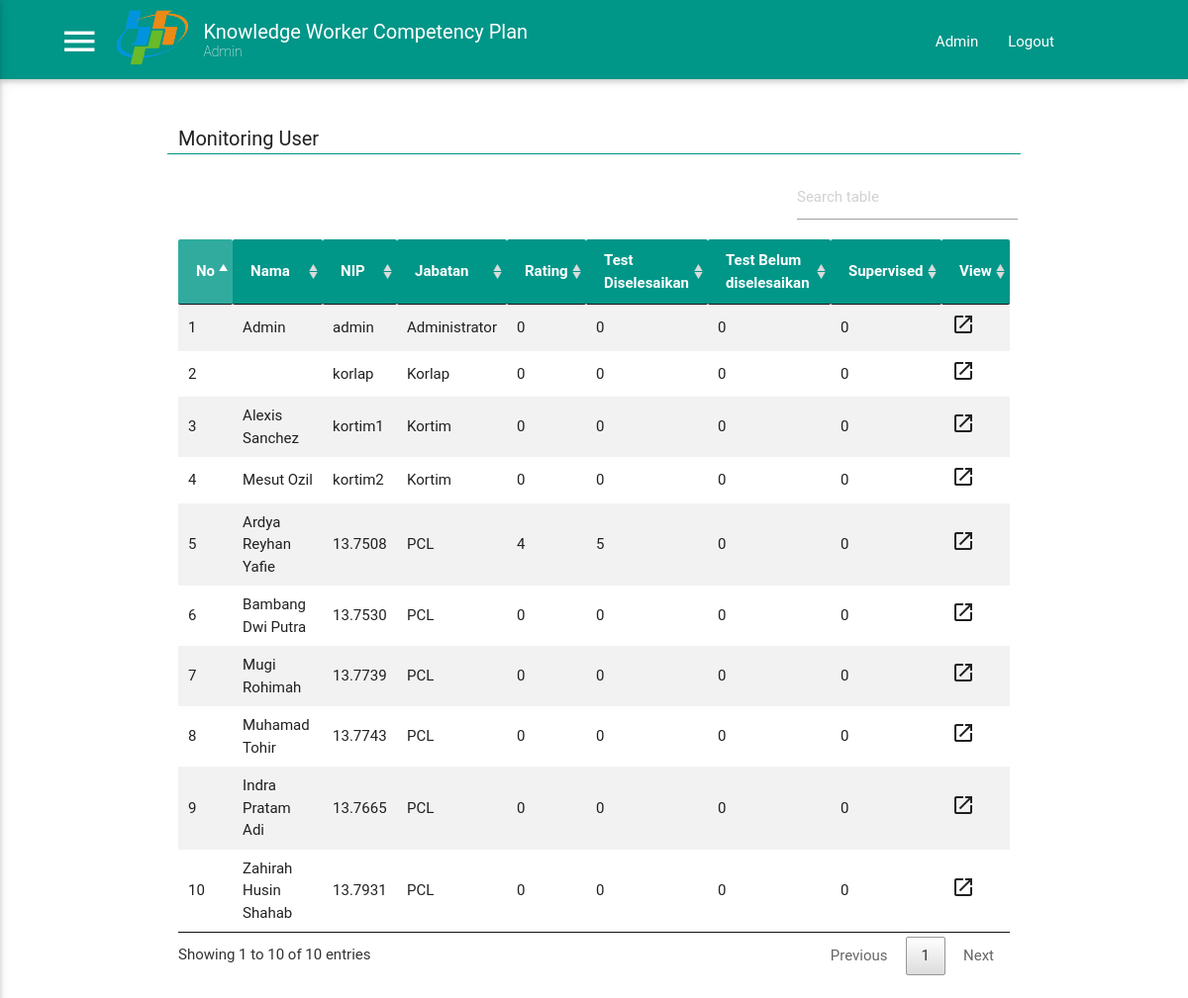
The page /monitor.php (signed in) on the database its author committed.
### tables this page shows
CREATE TABLE `user` (
  `id` int(11) NOT NULL AUTO_INCREMENT,
  `nip` text NOT NULL,
  `nama` text NOT NULL,
  `idjabatan` int(11) NOT NULL,
  `idbos` int(11) NOT NULL,
  `iduserbos` int(11) NOT NULL,
  `timecreate` timestamp NOT NULL DEFAULT CURRENT_TIMESTAMP,
  `email` varchar(50) NOT NULL,
  `password` varchar(20) NOT NULL,
  `image` varchar(50) NOT NULL DEFAULT 'default.png',
  PRIMARY KEY (`id`)
);

CREATE TABLE `jabatan` (
  `id` int(11) NOT NULL AUTO_INCREMENT,
  `label` text NOT NULL,
  `idjabatanbos` int(11) DEFAULT NULL,
  PRIMARY KEY (`id`)
);

### monitor.php (the view, shortened to what this page needs)
<!DOCTYPE html>
<html>
  <head>
    <link type="text/css" rel="stylesheet" href="assets/css/materialize.css"  media="screen,projection"/>
    <link type="text/css" rel="stylesheet" href="assets/css/custom.css"  media="screen,projection"/>
    <link rel="stylesheet" type="text/css" href="assets/css/datatable.css">
  </head>
  <body>
    <?php include "view/essential.php";?>
    <div id="content" class="container">
      <div class="row content-title">
        <div class="col s12 m6" style="margin-top:25px">
          <span>Monitoring User</span>
        </div>
      </div>
      <table class="bordered striped">
        <thead>
          <tr>
              <th data-field="id">No</th>
              <th data-field="name">Nama</th>
              <th data-field="nip">NIP</th>
              <th data-field="jabatan">Jabatan</th>
              <th>Rating</th>
              <th data-field="rating">Test Diselesaikan</th>
              <th data-field="jumlah">Test Belum diselesaikan</th>
              <th data-field="action">Supervised</th>
              <th>View</th>
          </tr>
        </thead>
        <tbody>
          <?php
            include_once './controller/connection.php';
            $query = "SELECT DISTINCT u.id, u.nama, u.nip, j.label, (select count(DISTINCT idtest) from nilai where idtest in (select id FROM test) and iduser = u.id) as testdone, (select count(DISTINCT idtest) from nilai where idtest not in (select id FROM test) and iduser = u.id) as testundone,  (SELECT COUNT(id) from nilai WHERE idtest = 0 AND iduser = u.id ) as supervised FROM user u, jabatan j WHERE u.idjabatan = j.id";
            $stmt = $connpdo->query($query);
            $result = $stmt->fetchAll(PDO::FETCH_ASSOC);
            if($result){
              foreach ($result as $key => $row) {
                $key++;
                $rating = getRating($row['id'], $conn);
                echo "
                  <tr>
                    <td>$key</td>
                    <td>".$row['nama']."</td>
                    <td>".$row['nip']."</td>
                    <td>".$row['label']."</td>
                    <td>".$rating."</td>
                    <td>".$row['testdone']."</td>
                    <td>".$row['testundone']."</td>
                    <td>".$row['supervised']."</td>
                    <td><i class='material-icons view-profile' iduser='".$row['id']."'>open_in_new</i></td>
                  </tr>
                ";
              }
            }else{
              echo "No data here";
            }
            function getRating($iduser, $conn){
              $stmt = $conn->query("SELECT id FROM dimensi");
              $result = $stmt->fetchAll();
              $jumlahdimensi = count($result);
              $totalnilai = 0;
              foreach ($result as $key => $dimensi) {
                $iddimensi = $dimensi['id'];
                $stmt = $conn->query("SELECT (SUM(nilai)/COUNT(nilai)) as nilaiperdimensi FROM nilai WHERE iddimensi = $iddimensi AND iduser = $iduser");
                $result = $stmt->fetchAll();
                $totalnilai += $result[0]['nilaiperdimensi'];
              }
              if ($jumlahdimensi == 0) $rating = 0;
              else {
                 $rating = $totalnilai / $jumlahdimensi;
                 $rating =($rating / 100)*5;
              }
              return round($rating, 1);
            }
          ?>
        </tbody>
      </table>
      <br>
    </div>
  </body>
</html>

### view/essential.php (shortened to what this page needs)
<?php
	include "controller/DBConnect.php";
	$sql = 'SELECT * FROM user WHERE nip = "'.$_SESSION['nip'].'";';
	$retval = mysqli_query($conn, $sql);
	$row = mysqli_fetch_array($retval, MYSQLI_ASSOC);
	$status = "";
	if ($row['idjabatan'] > 1) {
		$status = "User";
		$msg = '<ul id="slide-out" class="side-nav">
					<li>
						<div class="userView">
							<img class="background" src="assets/images/office.jpg"/>
							<a href="#!user"><img class="circle" src="assets/images/profile/'.$row['image'].'"></a>
							<a href="#!name"><span class="white-text name">'.$row['nama'].'</span></a>
							<a href="#!email"><span class="white-text email">'.$row['email'].'</span></a>
						</div>
					</li>
					<li>
						<a class="subheader">Main Menu</a>
					</li>
					<li><a href="profile.php"><i class="material-icons">perm_identity</i>Profile</a></li>
					<li><div class="divider"></div></li>
					<li><a href="tesmenejemen.php"><i class="material-icons">assignment</i>Kerjakan Soal</a></li>
					<li><div class="divider"></div></li>
					<li><a href="evaluasi.php"><i class="material-icons">assignment_ind</i>Evaluasi Anggota</a></li>
					<li><div class="divider"></div></li>
					<li><a class="subheader">Addition Menu</a></li>
					<li><a href="help.php"><i class="material-icons">live_help</i>Help</a></li>
				</ul>';
	}
	else {
		$status = "Admin";
		$msg = '<ul id="slide-out" class="side-nav">
					<li>
						<div class="userView">
							<img class="background" src="assets/images/office.jpg"/>
							<a href="#!user"><img class="circle" src="assets/images/profile/'.$row['image'].'"></a>
							<a href="#!name"><span class="white-text name">'.$row['nama'].'</span></a>
							<a href="#!email"><span class="white-text email">'.$row['email'].'</span></a>
						</div>
					</li>
					<li>
						<a class="subheader">Main Menu</a>
					</li>
					<li><a href="monitor.php"><i class="material-icons">airplay</i>Monitoring</a></li>
					<li><div class="divider"></div></li>
					<li><a href="daftar-dimensi.php"><i class="material-icons">mode_edit</i>Dimensi Editor</a></li>
					<li><div class="divider"></div></li>
					<li>
						<ul class="collapsible collapsible-according" style="padding-left:15px">
							<li>
								<a class="collapsible collapsible-header"><i class="material-icons">playlist_add</i>Test Managemet</a>
								<div class="collapsible-body">
									<ul style="padding-left:40px">
										<li><a href="buatsoal.php">Buat Tes</a></li>
										<li><a href="monitoring_tes.php">Monitoring Tes</a></li>
										<li><a href="monitoring_nilai.php">Monitoring Nilai</a></li>
									</ul>
								</div>
							</li>
						</ul>
					</li>
					<li><div class="divider"></div></li>
					<li>
						<ul class="collapsible collapsible-according" style="padding-left:15px">
							<li>
								<a class="collapsible collapsible-header"><i class="material-icons">perm_identity</i>User Managemet</a>
								<div class="collapsible-body">
									<ul style="padding-left:40px">
										<li><a href="daftar-user.php">Daftar User</a></li>
										<li><a href="jabatan-management.php">Jabatan Management</a></li>
										<li><a href="register-user.php">Register User</a></li>
									</ul>
								</div>
							</li>
						</ul>
					</li>
					<li><div class="divider"></div></li>
					<li><a class="subheader">Addition Menu</a></li>
					<li><a href="help.php"><i class="material-icons">live_help</i>Help</a></li>
				</ul>';
	}
	echo '<nav class="teal">
			<div class="nav-wrapper head-container">
				<a href="#" class="brand-logo">
					<a href="#" data-activates="slide-out" class="button-collapse show-on-large"><i class="material-icons">menu</i></a>
					<a href="/"><img id="logo-main" src="assets/images/logo-bps.png"></a>
					<a id="title" >Knowledge Worker Competency Plan</a>
					<a id="sub-title">'.$status.'</a>
				</a>
				<ul id="nav-mobile" class="right hide-on-med-and-down">
					<li><a href="profile.php">'.$row['nama'].'</a></li>
					<li><a href="controller/logout.php">Logout</a></li>
				</ul>
			</div>
		</nav>'.$msg;
?>

### assets/css/custom.css (style rules this page uses)
@media only screen and (min-width: 993px) { .head-container { width: 85%; margin-right: 10%; margin-left: 5%; } }
nav { height: 80px; padding-top: 10px; }
#logo-main, .brand-logo { max-height: 75px; margin-left: 15px; max-width: 75px; margin-right: 15px; }
#title { font-size: 20px; position: absolute; margin-top: -10px; }
#sub-title { font-size: 14px; position: absolute; top: 10px; font-weight: 200; }
.content-title { margin-top: 20px; border-bottom: solid #009688 1px; }
.content-title > div > span { font-size: 20px; }
.view-profile { cursor: pointer; }

### assets/css/datatable.css (style rules this page uses)
table.dataTable { width:100%; margin:0 auto; clear:both; border-collapse:separate; border-spacing:0 }
table.dataTable thead th,table.dataTable tfoot th { font-weight:bold; color:white }
table.dataTable thead th,table.dataTable thead td { padding:10px 18px; border-bottom:1px solid #111; background-color:#009688 }
table.dataTable thead .sorting,table.dataTable thead .sorting_asc,table.dataTable thead .sorting_desc { cursor:pointer; *cursor:hand }
table.dataTable thead .sorting,table.dataTable thead .sorting_asc,table.dataTable thead .sorting_desc,table.dataTable thead .sorting_asc_disabled,table.dataTable thead .sorting_desc_disabled { background-repeat:no-repeat; background-position:center right }
table.dataTable thead .sorting { background-image:url("../images/sort_both.png"); }
table.dataTable thead .sorting_asc { background-image:url("../images/sort_asc.png"); background-color:#32ab9f }
table.dataTable tbody tr { background-color:#ffffff }
table.dataTable tbody th,table.dataTable tbody td { padding:8px 10px }
table.dataTable.no-footer { border-bottom:1px solid #111 }
table.dataTable,table.dataTable th,table.dataTable td { -webkit-box-sizing:content-box; box-sizing:content-box }

### rows shown on the page
user: idjabatan "Admin", nama "Admin", nip "admin", idjabatan.label "Administrator", rating "0", testdone "0", testundone "0", supervised "0"
user: nip "korlap", idjabatan.label "Korlap", rating "0", testdone "0", testundone "0", supervised "0"
user: nama "Alexis Sanchez", nip "kortim1", idjabatan.label "Kortim", rating "0", testdone "0", testundone "0", supervised "0"
user: nama "Mesut Ozil", nip "kortim2", idjabatan.label "Kortim", rating "0", testdone "0", testundone "0", supervised "0"
user: nama "Ardya Reyhan Yafie", nip "13.7508", idjabatan.label "PCL", rating "4", testdone "5", testundone "0", supervised "0"
user: nama "Bambang Dwi Putra", nip "13.7530", idjabatan.label "PCL", rating "0", testdone "0", testundone "0", supervised "0"
user: nama "Mugi Rohimah", nip "13.7739", idjabatan.label "PCL", rating "0", testdone "0", testundone "0", supervised "0"
user: nama "Muhamad Tohir", nip "13.7743", idjabatan.label "PCL", rating "0", testdone "0", testundone "0", supervised "0"
user: nama "Indra Pratam Adi", nip "13.7665", idjabatan.label "PCL", rating "0", testdone "0", testundone "0", supervised "0"
user: nama "Zahirah Husin Shahab", nip "13.7931", idjabatan.label "PCL", rating "0", testdone "0", testundone "0", supervised "0"
